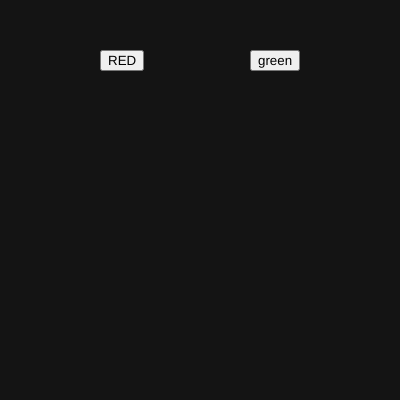
Frame 1 (no input)
Frame 60 (no input): identical to frame 1, image omitted
Frame 120 (the mouse pressed at the canvas centre since frame 60): identical to frame 1, image omitted

The p5.js sketch that drew this single still picture (run headless with seeded random() and noise() and a simulated clock; from frame 60 on, the mouse is pressed at the canvas centre):

// p5.js sketch
// ── sketch.js
var btn_red

function setup() {
  createCanvas(400,400);

  btn_red = createButton("RED")
  btn_red.position(100,50);
  btn_red.mousePressed(red_bg);
  
  btn_green = createButton("green")
  btn_green.position(250,50);
  btn_green.mousePressed(red_bg);

}

function draw() 
{
  background(20);

  red_bg()

  green_bg()
}


function red_bg() 
  {
    r = 255;
    g = 0;
    b =0;
  }

  function green_bg() 
  {
    r = 0;
    g = 200;
    b =0;
  }
